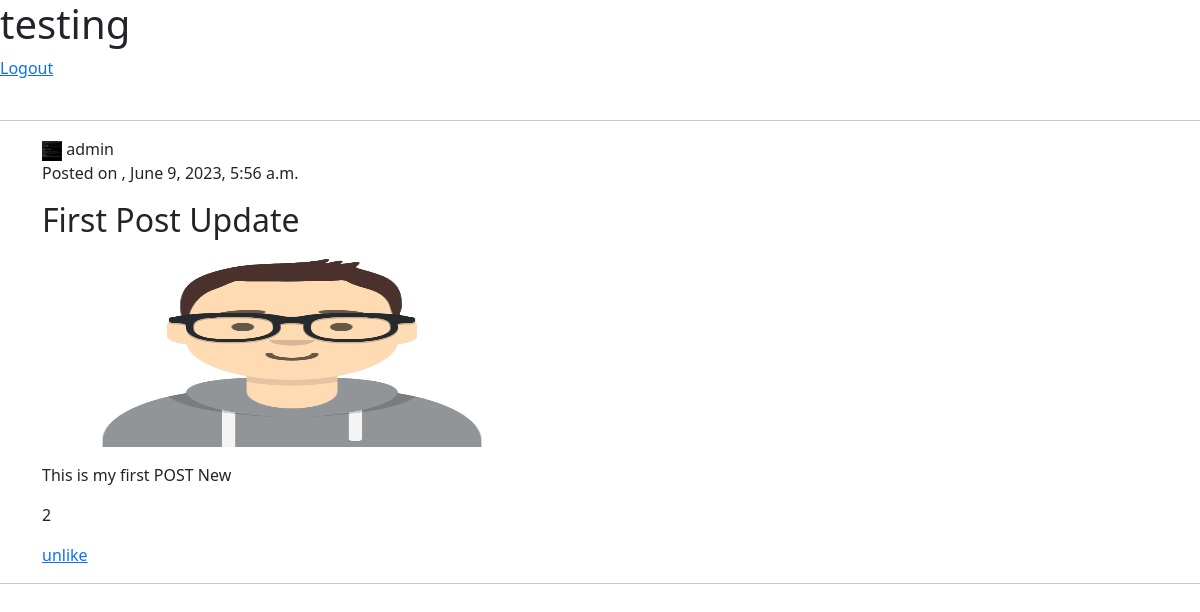
Page /users/post/1/ (signed in) on the committed database.
### posts/models.py (models this page shows)
class UserPostsModel(models.Model):
    user = models.ForeignKey(get_user_model(), on_delete=models.CASCADE, related_name="user_posts_model_user")
    title = models.CharField(max_length=300, null=True, blank=True)
    media = models.ImageField(upload_to="user-posts/",null=True, blank=True)
    description = models.TextField(null=True, blank=True)
    likes = models.ManyToManyField(get_user_model(), related_name="users_post_model_likes", blank=True)
    is_active = models.BooleanField(default=True, blank=True)
    updated_at = models.DateTimeField(auto_now=True)
    created_at = models.DateTimeField(auto_now_add=True)

### users/models.py (models this page shows)
class UsersProfileModel(models.Model):
    user = models.OneToOneField(get_user_model(), on_delete=models.CASCADE, related_name="user_profile_models_user")
    first_name = models.CharField(max_length=100, null=True, blank=True)
    last_name = models.CharField(max_length=100, null=True, blank=True)
    profile_pic = models.ImageField(upload_to="user-profile/",null=True, blank=True)
    bio = models.TextField(null=True, blank=True)
    date_of_birth = models.DateField(null=True, blank=True)
    facebook = models.URLField(null=True, blank=True)
    linkedin = models.URLField(null=True, blank=True)
    whatapp = models.URLField(null=True, blank=True) # https://wa.me/91987654210
    email = models.EmailField(max_length=100, null=True, blank=True) # name@domain.in
    created_at = models.DateTimeField(auto_now_add=True)

### users/views.py (the view)
# urls.py: path("post/<id>/", post_detail_view, name="post_detail_view"),
def post_detail_view(request, id):
    if request.user.is_authenticated:
        user_posts_query = UserPostsModel.objects.filter(is_active=True).get(id=id)
        context = {
            "username" : request.user.username,
            "is_user_login" : True,
            "is_liked" : user_posts_query.likes.all().filter(username=request.user.username).exists(),
            "likes_count" : user_posts_query.likes.all().count(),
            "obj" : user_posts_query
        }
    else:
        context = {
            "username" : "UnAuthorized User",
            "is_user_login" : False
        }
    return render(request, "users/detail_post.html", context)

### users/templates/users/detail_post.html (shortened to what this page needs)
<!doctype html>
<html lang="en">
  <head>
    <link href="https://cdn.jsdelivr.net/npm/bootstrap@5.3.0/dist/css/bootstrap.min.css" rel="stylesheet">
  </head>
  <body>
    <h1>{{username}}</h1>
    {%if is_user_login%}
    <a href="{%url 'logout_view'%}">Logout</a>
    <br><br>
    <hr>
    <div class="post container">
      <div class="post-header">
        <div class="user-profile">
          <img src={{obj.user.user_profile_models_user.profile_pic.url}} alt="User Profile Picture" class="profile-pic" height="20px" width="20px">
          <span class="username">{{obj.user.username}}</span>
        </div>
        {%if request.user == obj.user%}
        <p class="created-time">Posted on , {{obj.created_at}} <a href="{%url 'update_post' obj.id%}">Edit Post</a> <a href="{% url 'delete_post' obj.id%}">delete post</a> </p>
        {% else %}
        <p class="created-time">Posted on , {{obj.created_at}} </p>
        {% endif %}
      </div>
      <h2 class="post-title">{{obj.title}}</h2>
      <img src={{obj.media.url}} alt="Post Image" class="post-image" height="200px" width="500px">
      <div class="post-content">
        <p class="post-text">{{obj.description}}</p>
        <p class="post-text">{{likes_count}}</p>
        {%if request.user.is_authenticated%}
        {% if is_liked %}
          <a href="{%url 'react_post_view' obj.id%}">unlike</a>
        {% else %}
        <a href="{%url 'react_post_view' obj.id%}">like</a>
        {% endif %}
        {% endif%}
      </div>
    </div>
   <hr>
    {%else%}
    <a href="{%url 'login_view'%}">Login</a>
    {% endif %}
  </body>
</html>

### rows in the picture
UserPostsModel: user.user_profile_models_user.profile_pic (picture), user.username "admin", created_at "June 9, 2023, 5:56 a.m.", title "First Post Update", media (picture), description "This is my first POST New"

### other values in the picture
{{ likes_count }} "2"
